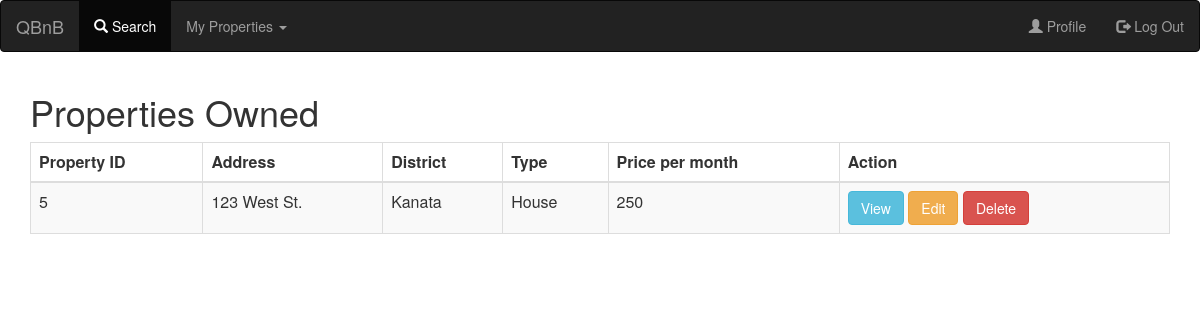
Page /user_properties.php (signed in) on the committed database.
### tables this page shows
CREATE TABLE IF NOT EXISTS `properties` (
  `property_id` int(11) NOT NULL AUTO_INCREMENT,
  `supplier_id` int(11) NOT NULL,
  `address` varchar(100) NOT NULL,
  `district` varchar(20) NOT NULL,
  `type` varchar(20) NOT NULL,
  `price` float NOT NULL COMMENT 'Price per month',
  PRIMARY KEY (`property_id`),
  KEY `supplier_id_index` (`supplier_id`) USING BTREE,
  KEY `district` (`district`)
);

### user_properties.php (the view)
<?php
require_once 'header.php';
require_once 'navbar.php';
?>
<html>
<body>
    <?php
	if( isset($_SESSION['isloggedIn']) && $_SESSION['isloggedIn'] == true) {
    $query = "SELECT property_id, address, district, type, price FROM properties where supplier_id=?";
    if($stmt = $con->prepare($query)){
		$stmt->bind_Param("s", $_SESSION['user_id']);
        $stmt->execute();
        $result = $stmt->get_result();
        $num = $result->num_rows;;
        if($num == 0)
          echo '<h1 class="text-center">You do not own any properties!</h1>';
        else {
        ?>
        <div class="container">
        <h1>Properties Owned</h1>
        <table class="table table-bordered table-striped" >
        <thead>
        <tr>
		  <th>Property ID</th>
          <th>Address</th>
          <th>District</th>
          <th>Type</th>
          <th>Price per month</th>
          <th>Action</th>
        </tr>
        </thead>
        <tbody>
        <?php
          while($row = $result->fetch_assoc()):
        ?>
        <tr>
		  <td><?=$row['property_id']?></td>
          <td><?=$row['address'] ?></td>
          <td><?=$row['district']?></td>
          <td><?=$row['type']?></td>
          <td><?=$row['price']?></td>
          <td>
          <a type="button" class="btn btn-info" href="view_property.php?property_id=<?=$row['property_id']?>">View</a>
          <a type="button" class="btn btn-warning" href="edit_property.php?property_id=<?=$row['property_id']?>">Edit</a>
          <a type="button" class="btn btn-danger" href="delete_property.php?property_id=<?=$row['property_id']?>">Delete</a>
          </td>
        </tr>
          <?php
          endwhile;
        }
      }
	}
	else {
		header("Location: index.php");
		die();
	}
      ?>
        </tbody>
        </table>
        </div>
</body>
</html>

### rows in the picture
properties: property_id "5", address "123 West St.", district "Kanata", type "House", price "250"
